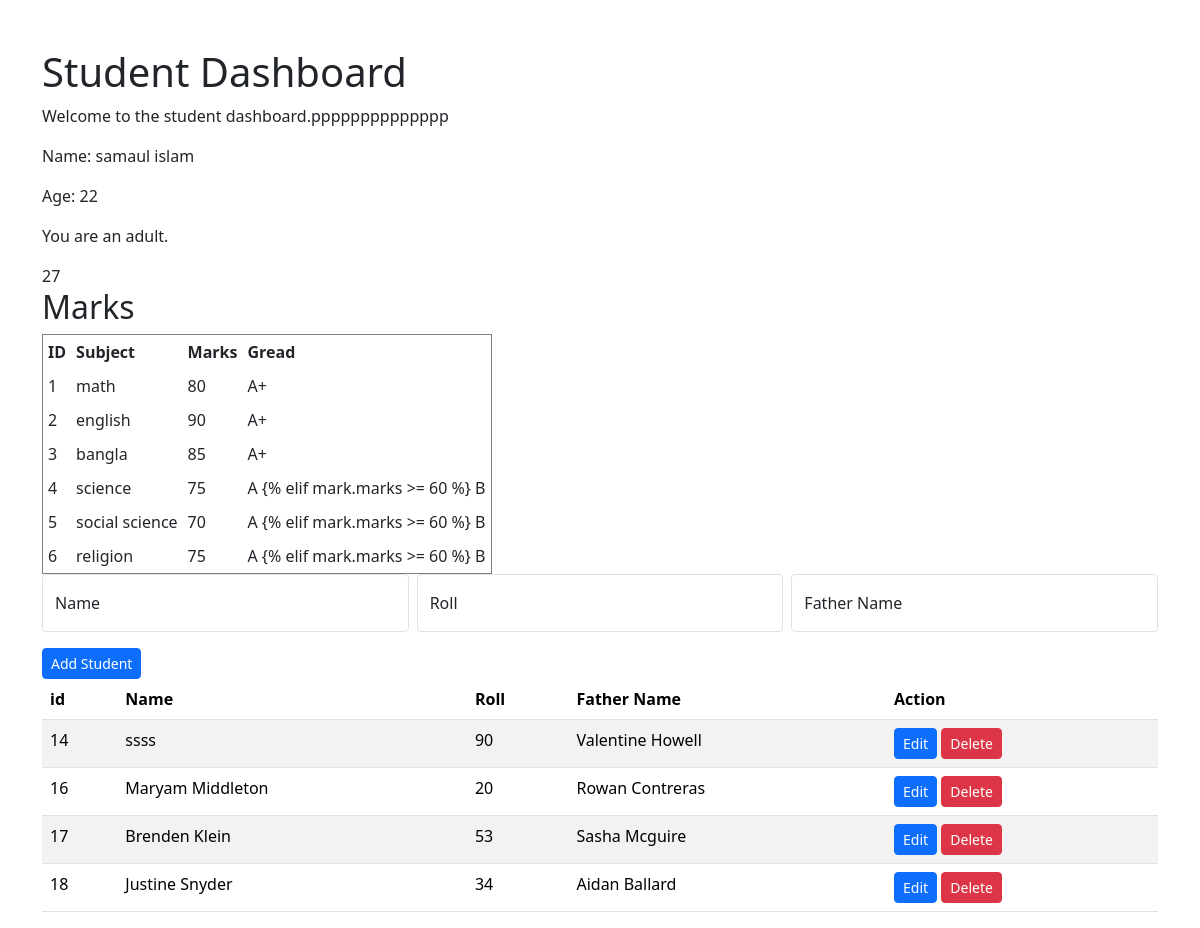
The app's page /student/profile/ with its own data.
### student/models.py (models this page shows)
class Student(models.Model):
    name = models.CharField(max_length=50, null=False, verbose_name="Student Name")
    roll=models.IntegerField(unique=True)
    father_name = models.CharField(max_length=50, null=True)
    def __str__(self):
        return (f'{self.name} - {self.roll}')

### student/views.py (the view)
# urls.py: path('profile/', views.profile),
def profile(request):
    user_data={
        "name":"samaul islam",
        "age":6,
    }
    marks =[
        {
            "id":1,
            "subject":"math",
            "marks":80
        },
        {    "id":2,
            "subject":"english",
            "marks":90
        },
        {
            "id":3,
            "subject":"bangla",
            "marks":85
        },{
                "id":4,
            "subject":"science",
            "marks":75
        },{
                "id":5,
            "subject":"social science",
            "marks":70
        },{
                "id":6,
            "subject":"religion",
            "marks":75
        }
]
    user_data["marks"] = marks
    student_data = Student.objects.all()
    print(student_data)
    return render(request, 'student/index.html',{"marks":marks,"age":22,"name":"samaul islam","list":[1,2,3,4,5,6],"fruits":["apple","banana","orange"],"student_list":student_data})

### student/templates/student/index.html (shortened to what this page needs)
<!doctype html>
<html lang="en">
  <head>
    <link
      href="https://cdn.jsdelivr.net/npm/bootstrap@5.3.8/dist/css/bootstrap.min.css"
      rel="stylesheet"
    />
  </head>
  <body class="container mt-5">
    <h1>Student Dashboard</h1>
    <p>Welcome to the student dashboard.pppppppppppppp</p>
    <p>Name: {{ name }}</p>
    <p>Age: {{ age }}</p>
    {%if age > 18 %}
    <p>You are an adult.</p>
    {%else%}
    <p>You are a minor.</p>
    {%endif%} {{ age | add:"5" }}
    <h2>Marks</h2>
    <table border="1" cellpadding="5" cellspacing="0">
      <tr>
        <th>ID</th>
        <th>Subject</th>
        <th>Marks</th>
        <th>Gread</th>
      </tr>
      {% for mark in marks %}
      <tr>
        <td>{{ mark.id }}</td>
        <td>{{ mark.subject }}</td>
        <td>{{ mark.marks }}</td>
        <td>
          {% if mark.marks >= 80 %} A+ {% elif mark.marks >= 70 %} A {% elif
          mark.marks >= 60 %} B {% elif mark.marks >= 50 %} C {% else %} D
          {%endif %}
        </td>
      </tr>
      {% endfor %}
    </table>
    <form action="{% url 'add_student' %}" method="post">
      <div class="row g-2">
        <div class="col-md">
          <div class="form-floating">
            <input
              type="text"
              class="form-control form-control-sm"
              id="name"
              name="name"
              placeholder="Name"
            />
            <label for="name">Name</label>
          </div>
        </div>
        <div class="col-md">
          <div class="form-floating">
            <input
              type="number"
              class="form-control form-control-sm"
              id="roll"
              name="roll"
              placeholder="Roll"
            />
            <label for="roll">Roll</label>
          </div>
        </div>
        <div class="col-md">
          <div class="form-floating">
            <input
              type="text"
              class="form-control form-control-sm"
              id="father_name"
                name="father_name"
              placeholder="Father Name"
            />
            <label for="father_name">Father Name</label>
          </div>
        </div>
      </div>
      <button type="submit" class="btn btn-primary btn-sm mt-3">
        Add Student
      </button>
    </form>
    <table class="table table-striped container">
      <thead>
        <tr>
          <th>id</th>
          <th>Name</th>
          <th>Roll</th>
          <th>Father Name</th>
          <th>Action</th>
        </tr>
      </thead>
      <tbody>
        {%for student in student_list%}
        <tr>
          <td>{{ student.id }}</td>
          <td>{{ student.name }}</td>
          <td>{{ student.roll }}</td>
          <td>{{ student.father_name }}</td>
          <td>
            <a href="{% url 'edit_student' student.id %}" class="btn btn-primary btn-sm">Edit</a>
            <a
              class="btn btn-danger btn-sm"
              href="{% url 'delete_student' student.id %}"
              >Delete</a
            >
          </td>
        </tr>
        {% endfor %}
      </tbody>
    </table>
  </body>
</html>

### records on screen
Student: id "14", name "ssss", roll "90", father_name "Valentine Howell"
Student: id "16", name "Maryam Middleton", roll "20", father_name "Rowan Contreras"
Student: id "17", name "Brenden Klein", roll "53", father_name "Sasha Mcguire"
Student: id "18", name "Justine Snyder", roll "34", father_name "Aidan Ballard"

### other values on screen
{{ name }} "samaul islam"
{{ age }} "22"
{{ age | add:"5" }} "27"
{{ mark.id }} "1" "2" "3" "4" "5" "6"
{{ mark.subject }} "math" "english" "bangla" "science" "social science" "religion"
{{ mark.marks }} "80" "90" "85" "75" "70" "75"
